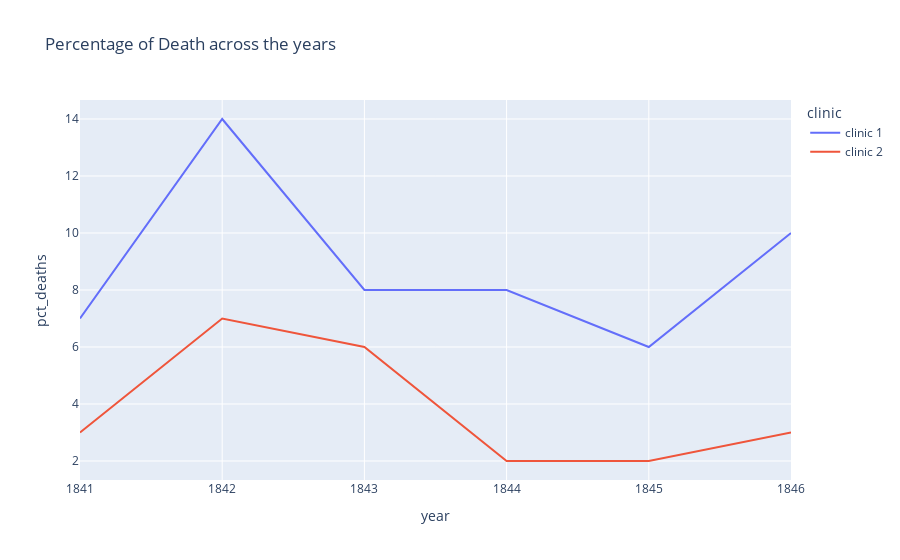

Write notebook code for a chart like this one.
### Code cell
line = px.line(df_yearly, 
               x='year', 
               y='pct_deaths',
               color='clinic',
               title='Percentage of Death across the years')
 
line.show()

### Figure 1 — Plotly figure (JSON) as saved in the notebook; plotly's stock layout.template omitted (floating-point values rounded to 4 significant figures)
{"data": [{"hovertemplate": "clinic=clinic 1<br>year=%{x}<br>pct_deaths=%{y}<extra></extra>", "legendgroup": "clinic 1", "line": {"color": "#636efa", "dash": "solid"}, "marker": {"symbol": "circle"}, "mode": "lines", "name": "clinic 1", "orientation": "v", "showlegend": true, "type": "scatter", "x": [1841, 1842, 1843, 1844, 1845, 1846], "xaxis": "x", "y": [7.0, 14.0, 8.0, 8.0, 6.0, 10.0], "yaxis": "y"}, {"hovertemplate": "clinic=clinic 2<br>year=%{x}<br>pct_deaths=%{y}<extra></extra>", "legendgroup": "clinic 2", "line": {"color": "#EF553B", "dash": "solid"}, "marker": {"symbol": "circle"}, "mode": "lines", "name": "clinic 2", "orientation": "v", "showlegend": true, "type": "scatter", "x": [1841, 1842, 1843, 1844, 1845, 1846], "xaxis": "x", "y": [3.0, 7.0, 6.0, 2.0, 2.0, 3.0], "yaxis": "y"}], "layout": {"legend": {"title": {"text": "clinic"}, "tracegroupgap": 0}, "title": {"text": "Percentage of Death across the years"}, "xaxis": {"anchor": "y", "domain": [0, 1], "title": {"text": "year"}}, "yaxis": {"anchor": "x", "domain": [0, 1], "title": {"text": "pct_deaths"}}}}
